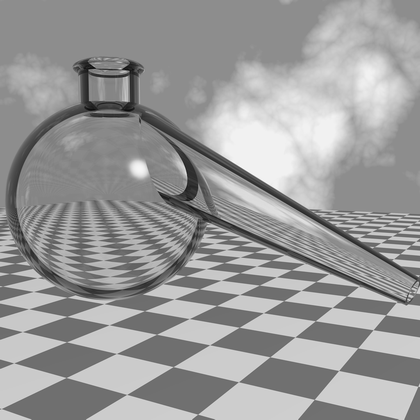
%> input picture Problem6/fig/ray_trace_bottle.tif, 420 x 420 px, shrunk from 1025 x 1025 before the run
$ octave myRotate1.m   (GNU Octave 9; MATLAB toolbox functions it lacks are replaced by stand-ins)
%> lines starting %> are read from the running program, lines starting %| are printed output that depends on the picture
%% bilinear interpolation & nearest neighbor
close all;
clear;
clc;
%% ----------init-----------------------------
f = imread('../fig/ray_trace_bottle.tif');
%> f is the input picture: size 420x420 uint8; min 9, max 251, mean 153.7

figure('Name', 'Original Figure');
imshow(f);

Img = double(f);
[h, w] = size(Img);
%> h = 420; w = 420
alpha = pi/4;  % The Angle of rotation counterclockwise

w_new = ceil(w * cos(alpha) + h * sin(alpha));
%> w_new = 594
h_new = ceil(w * sin(alpha) + h * cos(alpha));
%> h_new = 594

u0 = w * sin(alpha);  % translation amount
%> u0 = 297
T = [cos(alpha), sin(alpha); -sin(alpha), cos(alpha)];
Img_new2 = zeros(h_new, w_new);
Img_new1 = zeros(h_new, w_new);
for u = 1: h_new
    for v = 1: w_new
        tem = T * ([u; v] - [u0; 0]);
        x = tem(1);
        y = tem(2);
        if x>=1 && x <= h && y>=1 && y<=w  %若变换出的x和y在原图像范围内
            x_low = floor(x);
            x_up = ceil(x);
            y_low = floor(y);
            y_up = ceil(y);
            if(x - x_low) <= (x_up - x)  %采用最近点法，选取距离最近点的像素赋给新图像
                x = x_low;
            else
                x = x_up;
            end

            if(y-y_low) <= (y_up - y)
                y = y_low;
            else
                y = y_up;
            end
            %双线性插值，p1到p4是（x,y）周围的四个点
            p1 = Img(x_low, y_low);
            p2 = Img(x_up, y_low);
            p3 = Img(x_low, y_low);
            p4 = Img(x_up, y_up);
            s = x - x_low;
            t = y - y_low;
            Imgnew1(u,v) = Img(x,y);
            Imgnew2(u,v) = (1-s)*(1-t)*p1 + (1-s)*t*p3 + (1-t)*s*p2 + s*t*p4;
        end
    end
end
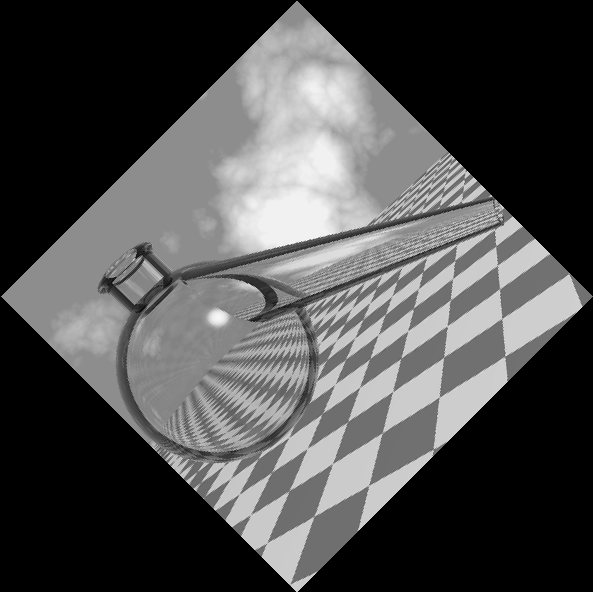
%> Imgnew1: size 592x593 double; min 0, max 251, mean 76.7
%> after the loop, p1 = 203; p2 = 203; p3 = 203; p4 = 203; s = 0; t = 0; x_low = 419; x_up = 420; y_low = 2; y_up = 3
figure('Name', 'Rotate with self-defined Nearest Neighbor Interpolation function');
imshow(Imgnew1,[]);
figure('Name', 'Rotate with self-defined Bilinear Interpolation function');
imshow(Imgnew2,[]);
B = imrotate(Img, alpha/pi*180);
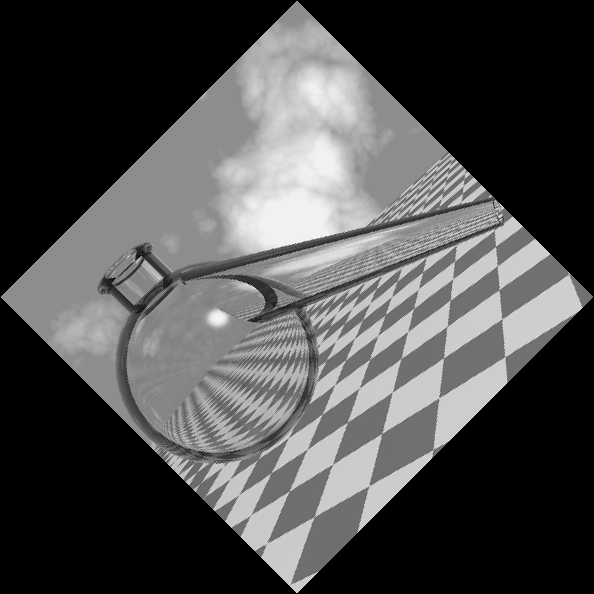
%> B: size 594x594 double; min 0, max 250, mean 76.6
figure('Name', 'Rotate with MATLAB function imrotate');
imshow(B, []);
